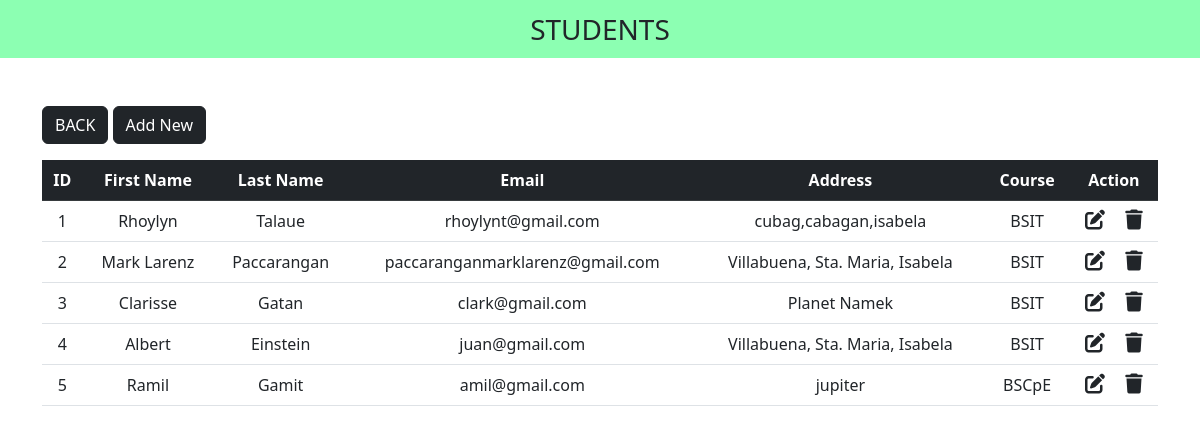
Screenshot of /user.php with the database file from the repository.
### tables this page shows
CREATE TABLE `students` (
  `id` int(11) NOT NULL,
  `first_name` varchar(255) NOT NULL,
  `last_name` varchar(255) NOT NULL,
  `address` varchar(255) NOT NULL,
  `email` varchar(255) NOT NULL,
  `course` varchar(255) NOT NULL
);

### user.php (the view, shortened to what this page needs)
<?php
include "database.php";
?>
<!DOCTYPE html>
<html lang="en">
<head>
  <link href="https://cdn.jsdelivr.net/npm/bootstrap@5.2.3/dist/css/bootstrap.min.css" rel="stylesheet">
  <link rel="stylesheet" href="https://cdnjs.cloudflare.com/ajax/libs/font-awesome/6.4.0/css/all.min.css" />
</head>
<body>
  <nav class="navbar navbar-light justify-content-center fs-3 mb-5" style="background-color: #00ff5573;">
   STUDENTS
  </nav>
  <div class="container">
      <a href="setup.php" class="btn btn-dark mb-3">BACK</a>
    <a href="new.php" class="btn btn-dark mb-3">Add New</a>
    <table class="table table-hover text-center">
      <thead class="table-dark">
        <tr>
          <th scope="col">ID</th>
          <th scope="col">First Name</th>
          <th scope="col">Last Name</th>
          <th scope="col">Email</th>
          <th scope="col">Address</th>
          <th scope="col">Course</th>
          <th scope="col">Action</th>
        </tr>
      </thead>
      <tbody>
        <?php
        $sql = "SELECT * FROM `students`";
        $result = mysqli_query($conn, $sql);
        while ($row = mysqli_fetch_assoc($result)) {
        ?>
          <tr>
            <td><?php echo $row["id"] ?></td>
            <td><?php echo $row["first_name"] ?></td>
            <td><?php echo $row["last_name"] ?></td>
            <td><?php echo $row["email"] ?></td>
            <td><?php echo $row["address"] ?></td>
            <td><?php echo $row["course"] ?></td>
            <td>
              <a href="edit.php?id=<?php echo $row["id"] ?>" class="link-dark"><i class="fa-solid fa-pen-to-square fs-5 me-3"></i></a>
              <a href="delete.php?id=<?php echo $row["id"] ?>" class="link-dark"><i class="fa-solid fa-trash fs-5"></i></a>
            </td>
          </tr>
        <?php
        }
        ?>
      </tbody>
    </table>
  </div>
</body>
</html>

### rows the page displays
students: id "1", first_name "Rhoylyn", last_name "Talaue", email "rhoylynt@gmail.com", address "cubag,cabagan,isabela", course "BSIT"
students: id "2", first_name "Mark Larenz", last_name "Paccarangan", email "paccaranganmarklarenz@gmail.com", address "Villabuena, Sta. Maria, Isabela", course "BSIT"
students: id "3", first_name "Clarisse", last_name "Gatan", email "clark@gmail.com", address "Planet Namek", course "BSIT"
students: id "4", first_name "Albert", last_name "Einstein", email "juan@gmail.com", address "Villabuena, Sta. Maria, Isabela", course "BSIT"
students: id "5", first_name "Ramil", last_name "Gamit", email "amil@gmail.com", address "jupiter", course "BSCpE"
